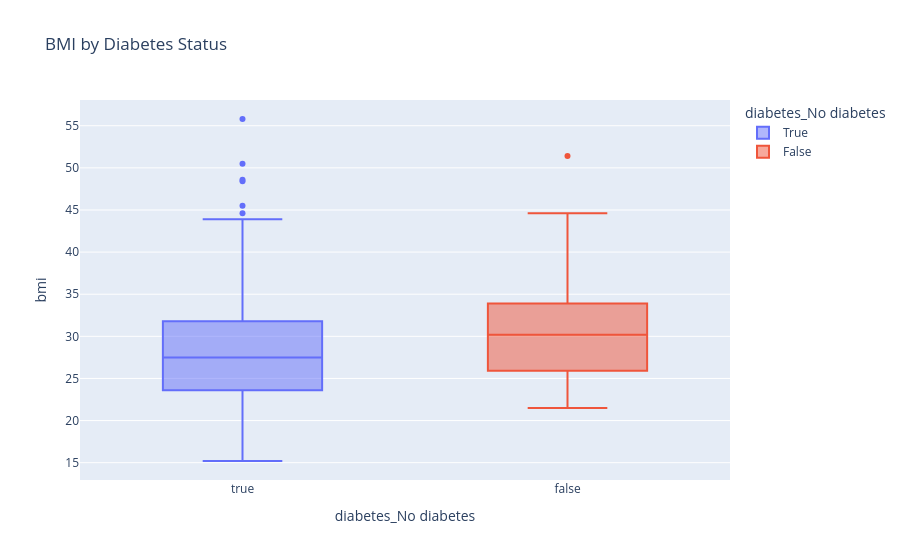

The cell this chart's notebook holds for it:
### Code cell
px.box(df, x='diabetes_No diabetes', y='bmi', color='diabetes_No diabetes',title='BMI by Diabetes Status')

### Figure 1 — Plotly figure (JSON) as saved in the notebook; plotly's stock layout.template omitted (floating-point values rounded to 4 significant figures; data arrays with more than 128 entries replaced by an {"elided": "..."} marker saying what was removed)
{"data": [{"alignmentgroup": "True", "hovertemplate": "diabetes_No diabetes=%{x}<br>bmi=%{y}<extra></extra>", "legendgroup": "True", "marker": {"color": "#636efa"}, "name": "True", "notched": false, "offsetgroup": "True", "orientation": "v", "showlegend": true, "type": "box", "x": {"elided": "330 bool values"}, "x0": " ", "xaxis": "x", "y": {"elided": "330 float values"}, "y0": " ", "yaxis": "y"}, {"alignmentgroup": "True", "hovertemplate": "diabetes_No diabetes=%{x}<br>bmi=%{y}<extra></extra>", "legendgroup": "False", "marker": {"color": "#EF553B"}, "name": "False", "notched": false, "offsetgroup": "False", "orientation": "v", "showlegend": true, "type": "box", "x": [false, false, false, false, false, false, false, false, false, false, false, false, false, false, false, false, false, false, false, false, false, false, false, false, false, false, false, false, false, false, false, false, false, false, false, false, false, false, false, false, false, false, false, false, false, false, false, false, false, false, false, false, false, false, false, false, false, false, false, false], "x0": " ", "xaxis": "x", "y": [21.5, 24.7, 43.3, 28.9, 42.5, 41.2, 32.9, 31.5, 34.1, 27.6, 34.3, 37.1, 34.6, 44.6, 25.4, 44.2, 34.7, 33.7, 26.9, 31.9, 25.5, 23.2, 32.8, 23.5, 28.3, 29.5, 30.5, 26.9, 27.4, 25.7, 34.1, 30.7, 24.8, 25.5, 24.5, 51.4, 32.6, 37.8, 28.0, 33.4, 31.4, 27.8, 28.2, 26.0, 30.9, 30.5, 22.9, 25.4, 31.6, 43.0, 29.2, 25.8, 29.9, 32.4, 31.9, 27.9, 23.7, 29.6, 37.5, 24.0], "y0": " ", "yaxis": "y"}], "layout": {"boxmode": "overlay", "legend": {"title": {"text": "diabetes_No diabetes"}, "tracegroupgap": 0}, "title": {"text": "BMI by Diabetes Status"}, "xaxis": {"anchor": "y", "categoryarray": [true, false], "categoryorder": "array", "domain": [0, 1], "title": {"text": "diabetes_No diabetes"}}, "yaxis": {"anchor": "x", "domain": [0, 1], "title": {"text": "bmi"}}}}
